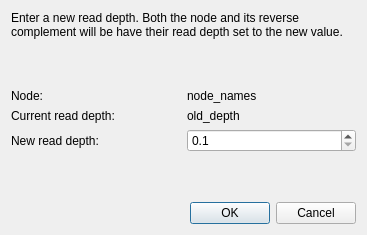
<?xml version="1.0" encoding="UTF-8"?>
<ui version="4.0">
 <class>ChangeNodeReadDepthDialog</class>
 <widget class="QDialog" name="ChangeNodeReadDepthDialog">
  <property name="geometry">
   <rect>
    <x>0</x>
    <y>0</y>
    <width>367</width>
    <height>235</height>
   </rect>
  </property>
  <property name="windowTitle">
   <string>Change read depth</string>
  </property>
  <layout class="QGridLayout" name="gridLayout">
   <item row="0" column="0" colspan="2">
    <widget class="QLabel" name="infoLabel">
     <property name="text">
      <string>Enter a new read depth. Both the node and its reverse complement will be have their read depth set to the new value.</string>
     </property>
     <property name="wordWrap">
      <bool>true</bool>
     </property>
    </widget>
   </item>
   <item row="1" column="0" colspan="2">
    <spacer name="verticalSpacer_2">
     <property name="orientation">
      <enum>Qt::Vertical</enum>
     </property>
     <property name="sizeHint" stdset="0">
      <size>
       <width>263</width>
       <height>8</height>
      </size>
     </property>
    </spacer>
   </item>
   <item row="2" column="0">
    <widget class="QLabel" name="nodeNameLabel1">
     <property name="text">
      <string>Node:</string>
     </property>
    </widget>
   </item>
   <item row="3" column="0">
    <widget class="QLabel" name="currentReadDepthLabel1">
     <property name="text">
      <string>Current read depth:</string>
     </property>
    </widget>
   </item>
   <item row="3" column="1">
    <widget class="QLabel" name="currentReadDepthLabel2">
     <property name="text">
      <string>old_depth</string>
     </property>
    </widget>
   </item>
   <item row="4" column="0">
    <widget class="QLabel" name="newReadDepthLabel">
     <property name="text">
      <string>New read depth:</string>
     </property>
    </widget>
   </item>
   <item row="4" column="1">
    <widget class="QDoubleSpinBox" name="newReadDepthSpinBox">
     <property name="decimals">
      <number>1</number>
     </property>
     <property name="minimum">
      <double>0.100000000000000</double>
     </property>
     <property name="maximum">
      <double>1000000.000000000000000</double>
     </property>
    </widget>
   </item>
   <item row="5" column="0" colspan="2">
    <spacer name="verticalSpacer">
     <property name="orientation">
      <enum>Qt::Vertical</enum>
     </property>
     <property name="sizeHint" stdset="0">
      <size>
       <width>263</width>
       <height>9</height>
      </size>
     </property>
    </spacer>
   </item>
   <item row="6" column="0" colspan="2">
    <widget class="QDialogButtonBox" name="buttonBox">
     <property name="orientation">
      <enum>Qt::Horizontal</enum>
     </property>
     <property name="standardButtons">
      <set>QDialogButtonBox::Cancel|QDialogButtonBox::Ok</set>
     </property>
    </widget>
   </item>
   <item row="2" column="1">
    <widget class="QLabel" name="nodeNameLabel2">
     <property name="text">
      <string>node_names</string>
     </property>
     <property name="wordWrap">
      <bool>true</bool>
     </property>
    </widget>
   </item>
  </layout>
 </widget>
 <resources/>
 <connections>
  <connection>
   <sender>buttonBox</sender>
   <signal>accepted()</signal>
   <receiver>ChangeNodeReadDepthDialog</receiver>
   <slot>accept()</slot>
   <hints>
    <hint type="sourcelabel">
     <x>248</x>
     <y>254</y>
    </hint>
    <hint type="destinationlabel">
     <x>157</x>
     <y>274</y>
    </hint>
   </hints>
  </connection>
  <connection>
   <sender>buttonBox</sender>
   <signal>rejected()</signal>
   <receiver>ChangeNodeReadDepthDialog</receiver>
   <slot>reject()</slot>
   <hints>
    <hint type="sourcelabel">
     <x>316</x>
     <y>260</y>
    </hint>
    <hint type="destinationlabel">
     <x>286</x>
     <y>274</y>
    </hint>
   </hints>
  </connection>
 </connections>
</ui>
